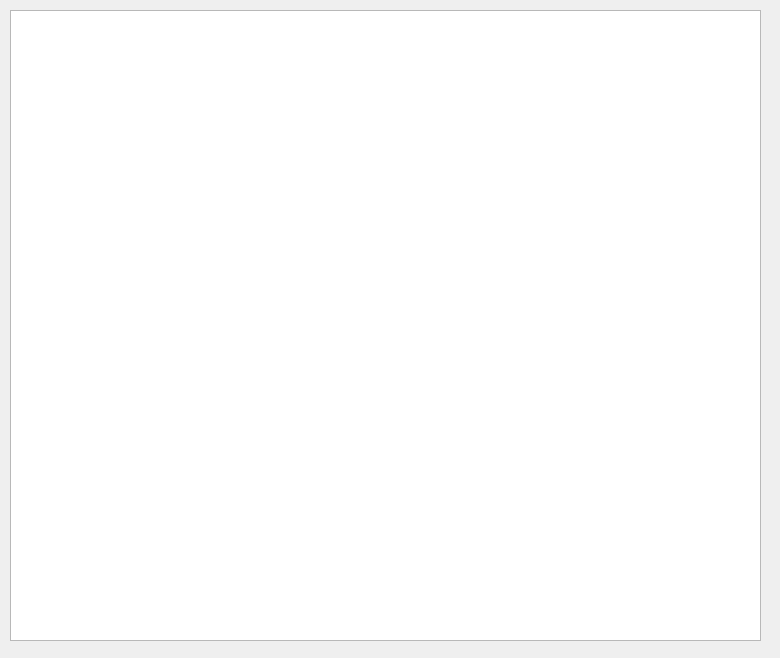
<?xml version="1.0" encoding="UTF-8"?>
<ui version="4.0">
 <class>AlarmProtectionImg</class>
 <widget class="QWidget" name="AlarmProtectionImg">
  <property name="geometry">
   <rect>
    <x>0</x>
    <y>0</y>
    <width>780</width>
    <height>658</height>
   </rect>
  </property>
  <property name="windowTitle">
   <string>Form</string>
  </property>
  <widget class="QGraphicsView" name="graphicsView">
   <property name="geometry">
    <rect>
     <x>10</x>
     <y>10</y>
     <width>751</width>
     <height>631</height>
    </rect>
   </property>
  </widget>
 </widget>
 <resources/>
 <connections/>
</ui>
